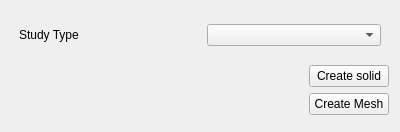
<?xml version="1.0" encoding="UTF-8"?>
<ui version="4.0">
 <class>DialogCFD</class>
 <widget class="QWidget" name="DialogCFD">
  <property name="geometry">
   <rect>
    <x>0</x>
    <y>0</y>
    <width>400</width>
    <height>132</height>
   </rect>
  </property>
  <property name="windowTitle">
   <string>CFD Study</string>
  </property>
  <layout class="QVBoxLayout" name="verticalLayout">
   <item>
    <layout class="QGridLayout" name="gridLayout">
     <property name="leftMargin">
      <number>8</number>
     </property>
     <property name="topMargin">
      <number>8</number>
     </property>
     <property name="rightMargin">
      <number>8</number>
     </property>
     <property name="bottomMargin">
      <number>8</number>
     </property>
     <property name="horizontalSpacing">
      <number>14</number>
     </property>
     <property name="verticalSpacing">
      <number>8</number>
     </property>
     <item row="0" column="0">
      <widget class="QLabel" name="label">
       <property name="text">
        <string>Study Type</string>
       </property>
      </widget>
     </item>
     <item row="0" column="1">
      <widget class="QComboBox" name="comboStudy"/>
     </item>
    </layout>
   </item>
   <item>
    <layout class="QGridLayout" name="gridLayout_2">
     <item row="0" column="0">
      <spacer name="horizontalSpacer">
       <property name="orientation">
        <enum>Qt::Horizontal</enum>
       </property>
       <property name="sizeHint" stdset="0">
        <size>
         <width>40</width>
         <height>20</height>
        </size>
       </property>
      </spacer>
     </item>
     <item row="0" column="1">
      <widget class="QPushButton" name="buttonMakeSolid">
       <property name="sizePolicy">
        <sizepolicy hsizetype="Minimum" vsizetype="Fixed">
         <horstretch>0</horstretch>
         <verstretch>0</verstretch>
        </sizepolicy>
       </property>
       <property name="toolTip">
        <string>Create a solid from the selected rocket</string>
       </property>
       <property name="text">
        <string>Create solid</string>
       </property>
      </widget>
     </item>
     <item row="1" column="0">
      <spacer name="horizontalSpacer_2">
       <property name="orientation">
        <enum>Qt::Horizontal</enum>
       </property>
       <property name="sizeHint" stdset="0">
        <size>
         <width>40</width>
         <height>20</height>
        </size>
       </property>
      </spacer>
     </item>
     <item row="1" column="1">
      <widget class="QPushButton" name="buttonMesh">
       <property name="text">
        <string>Create Mesh</string>
       </property>
      </widget>
     </item>
    </layout>
   </item>
  </layout>
 </widget>
 <resources/>
 <connections/>
</ui>
